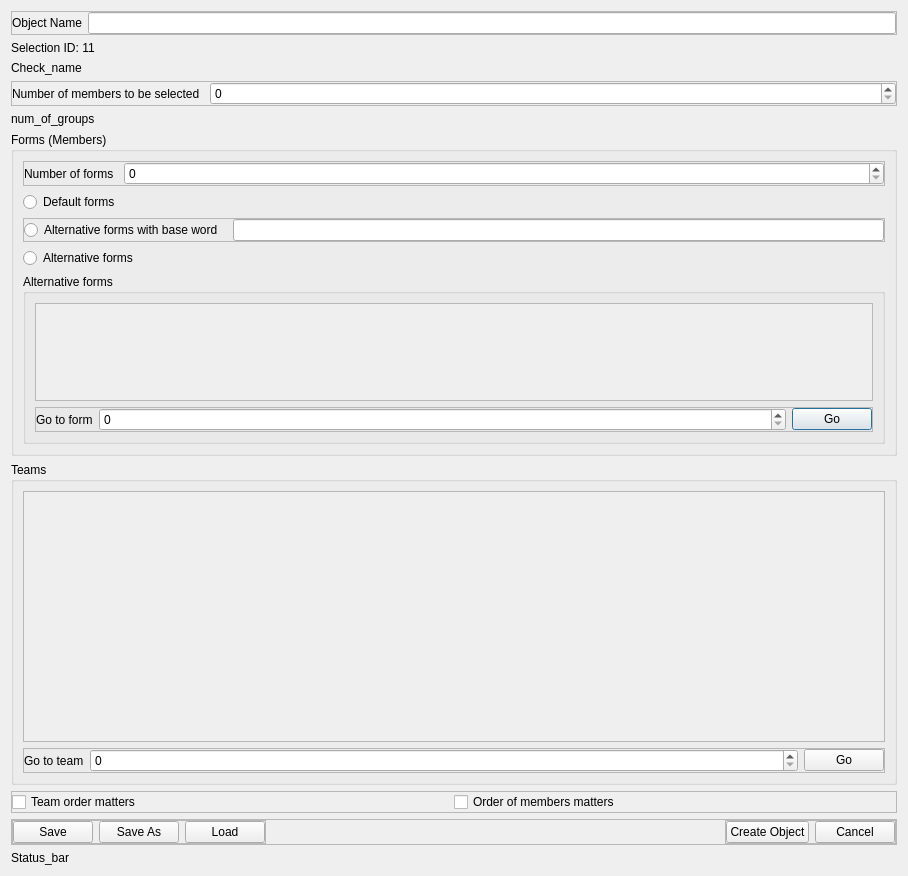
<?xml version="1.0" encoding="UTF-8"?>
<ui version="4.0">
 <class>Dialog</class>
 <widget class="QDialog" name="Dialog">
  <property name="geometry">
   <rect>
    <x>0</x>
    <y>0</y>
    <width>908</width>
    <height>876</height>
   </rect>
  </property>
  <property name="windowTitle">
   <string>Dialog</string>
  </property>
  <layout class="QVBoxLayout" name="verticalLayout">
   <item>
    <widget class="QFrame" name="frame">
     <property name="sizePolicy">
      <sizepolicy hsizetype="Expanding" vsizetype="Fixed">
       <horstretch>0</horstretch>
       <verstretch>0</verstretch>
      </sizepolicy>
     </property>
     <property name="frameShape">
      <enum>QFrame::Shape::StyledPanel</enum>
     </property>
     <property name="frameShadow">
      <enum>QFrame::Shadow::Raised</enum>
     </property>
     <layout class="QHBoxLayout" name="horizontalLayout">
      <property name="leftMargin">
       <number>0</number>
      </property>
      <property name="topMargin">
       <number>0</number>
      </property>
      <property name="rightMargin">
       <number>0</number>
      </property>
      <property name="bottomMargin">
       <number>0</number>
      </property>
      <item>
       <widget class="QLabel" name="label">
        <property name="text">
         <string>Object Name</string>
        </property>
       </widget>
      </item>
      <item>
       <widget class="QLineEdit" name="lineEdit"/>
      </item>
     </layout>
    </widget>
   </item>
   <item>
    <widget class="QLabel" name="label_14">
     <property name="sizePolicy">
      <sizepolicy hsizetype="Fixed" vsizetype="Fixed">
       <horstretch>0</horstretch>
       <verstretch>0</verstretch>
      </sizepolicy>
     </property>
     <property name="text">
      <string>Selection ID: 11</string>
     </property>
    </widget>
   </item>
   <item>
    <widget class="QLabel" name="label_2">
     <property name="sizePolicy">
      <sizepolicy hsizetype="Preferred" vsizetype="Preferred">
       <horstretch>0</horstretch>
       <verstretch>0</verstretch>
      </sizepolicy>
     </property>
     <property name="text">
      <string>Check_name</string>
     </property>
    </widget>
   </item>
   <item>
    <widget class="QFrame" name="frame_9">
     <property name="sizePolicy">
      <sizepolicy hsizetype="Expanding" vsizetype="Fixed">
       <horstretch>0</horstretch>
       <verstretch>0</verstretch>
      </sizepolicy>
     </property>
     <property name="frameShape">
      <enum>QFrame::Shape::StyledPanel</enum>
     </property>
     <property name="frameShadow">
      <enum>QFrame::Shadow::Raised</enum>
     </property>
     <layout class="QHBoxLayout" name="horizontalLayout_8">
      <property name="spacing">
       <number>10</number>
      </property>
      <property name="leftMargin">
       <number>0</number>
      </property>
      <property name="topMargin">
       <number>0</number>
      </property>
      <property name="rightMargin">
       <number>0</number>
      </property>
      <property name="bottomMargin">
       <number>0</number>
      </property>
      <item>
       <widget class="QLabel" name="label_6">
        <property name="sizePolicy">
         <sizepolicy hsizetype="Maximum" vsizetype="Preferred">
          <horstretch>0</horstretch>
          <verstretch>0</verstretch>
         </sizepolicy>
        </property>
        <property name="text">
         <string>Number of members to be selected</string>
        </property>
       </widget>
      </item>
      <item>
       <widget class="QSpinBox" name="spin_box_2"/>
      </item>
     </layout>
    </widget>
   </item>
   <item>
    <widget class="QLabel" name="label_8">
     <property name="text">
      <string>num_of_groups</string>
     </property>
    </widget>
   </item>
   <item>
    <widget class="QGroupBox" name="groupBox_2">
     <property name="sizePolicy">
      <sizepolicy hsizetype="Expanding" vsizetype="Expanding">
       <horstretch>0</horstretch>
       <verstretch>0</verstretch>
      </sizepolicy>
     </property>
     <property name="title">
      <string>Forms (Members)</string>
     </property>
     <layout class="QVBoxLayout" name="verticalLayout_4">
      <item>
       <widget class="QFrame" name="frame_7">
        <property name="sizePolicy">
         <sizepolicy hsizetype="Expanding" vsizetype="Fixed">
          <horstretch>0</horstretch>
          <verstretch>0</verstretch>
         </sizepolicy>
        </property>
        <property name="frameShape">
         <enum>QFrame::Shape::StyledPanel</enum>
        </property>
        <property name="frameShadow">
         <enum>QFrame::Shadow::Raised</enum>
        </property>
        <layout class="QHBoxLayout" name="horizontalLayout_6">
         <property name="spacing">
          <number>10</number>
         </property>
         <property name="leftMargin">
          <number>0</number>
         </property>
         <property name="topMargin">
          <number>0</number>
         </property>
         <property name="rightMargin">
          <number>0</number>
         </property>
         <property name="bottomMargin">
          <number>0</number>
         </property>
         <item>
          <widget class="QLabel" name="label_4">
           <property name="sizePolicy">
            <sizepolicy hsizetype="Maximum" vsizetype="Preferred">
             <horstretch>0</horstretch>
             <verstretch>0</verstretch>
            </sizepolicy>
           </property>
           <property name="text">
            <string>Number of forms</string>
           </property>
          </widget>
         </item>
         <item>
          <widget class="QSpinBox" name="spin_box"/>
         </item>
        </layout>
       </widget>
      </item>
      <item>
       <widget class="QRadioButton" name="radioButton_4">
        <property name="text">
         <string>Default forms</string>
        </property>
       </widget>
      </item>
      <item>
       <widget class="QFrame" name="frame_8">
        <property name="frameShape">
         <enum>QFrame::Shape::StyledPanel</enum>
        </property>
        <property name="frameShadow">
         <enum>QFrame::Shadow::Raised</enum>
        </property>
        <layout class="QHBoxLayout" name="horizontalLayout_5">
         <property name="spacing">
          <number>10</number>
         </property>
         <property name="leftMargin">
          <number>0</number>
         </property>
         <property name="topMargin">
          <number>0</number>
         </property>
         <property name="rightMargin">
          <number>0</number>
         </property>
         <property name="bottomMargin">
          <number>0</number>
         </property>
         <item>
          <widget class="QRadioButton" name="radioButton_5">
           <property name="text">
            <string>Alternative forms with base word</string>
           </property>
          </widget>
         </item>
         <item>
          <widget class="QLineEdit" name="lineEdit_2"/>
         </item>
        </layout>
       </widget>
      </item>
      <item>
       <widget class="QRadioButton" name="radioButton_6">
        <property name="text">
         <string>Alternative forms</string>
        </property>
       </widget>
      </item>
      <item>
       <widget class="QGroupBox" name="groupBox_4">
        <property name="sizePolicy">
         <sizepolicy hsizetype="Expanding" vsizetype="Expanding">
          <horstretch>0</horstretch>
          <verstretch>0</verstretch>
         </sizepolicy>
        </property>
        <property name="title">
         <string>Alternative forms</string>
        </property>
        <layout class="QVBoxLayout" name="verticalLayout_7">
         <item>
          <widget class="QScrollArea" name="scrollArea">
           <property name="horizontalScrollBarPolicy">
            <enum>Qt::ScrollBarPolicy::ScrollBarAlwaysOff</enum>
           </property>
           <property name="widgetResizable">
            <bool>true</bool>
           </property>
           <widget class="QWidget" name="widget">
            <property name="geometry">
             <rect>
              <x>0</x>
              <y>0</y>
              <width>848</width>
              <height>100</height>
             </rect>
            </property>
            <property name="sizePolicy">
             <sizepolicy hsizetype="Expanding" vsizetype="Expanding">
              <horstretch>0</horstretch>
              <verstretch>0</verstretch>
             </sizepolicy>
            </property>
            <layout class="QVBoxLayout" name="verticalLayout_8">
             <property name="spacing">
              <number>3</number>
             </property>
             <property name="leftMargin">
              <number>2</number>
             </property>
             <property name="topMargin">
              <number>2</number>
             </property>
             <property name="rightMargin">
              <number>2</number>
             </property>
             <property name="bottomMargin">
              <number>2</number>
             </property>
            </layout>
           </widget>
          </widget>
         </item>
         <item>
          <widget class="QFrame" name="frame_13">
           <property name="frameShape">
            <enum>QFrame::Shape::StyledPanel</enum>
           </property>
           <property name="frameShadow">
            <enum>QFrame::Shadow::Raised</enum>
           </property>
           <layout class="QHBoxLayout" name="horizontalLayout_12" stretch="0,7,0">
            <property name="leftMargin">
             <number>0</number>
            </property>
            <property name="topMargin">
             <number>0</number>
            </property>
            <property name="rightMargin">
             <number>0</number>
            </property>
            <property name="bottomMargin">
             <number>0</number>
            </property>
            <item>
             <widget class="QLabel" name="label_3">
              <property name="text">
               <string>Go to form</string>
              </property>
             </widget>
            </item>
            <item>
             <widget class="QSpinBox" name="spinBox"/>
            </item>
            <item>
             <widget class="QPushButton" name="pushButton_3">
              <property name="text">
               <string>Go</string>
              </property>
             </widget>
            </item>
           </layout>
          </widget>
         </item>
        </layout>
       </widget>
      </item>
     </layout>
    </widget>
   </item>
   <item>
    <widget class="QGroupBox" name="groupBox_5">
     <property name="sizePolicy">
      <sizepolicy hsizetype="Expanding" vsizetype="Expanding">
       <horstretch>0</horstretch>
       <verstretch>0</verstretch>
      </sizepolicy>
     </property>
     <property name="title">
      <string>Teams</string>
     </property>
     <layout class="QVBoxLayout" name="verticalLayout_9">
      <item>
       <widget class="QScrollArea" name="scrollArea_2">
        <property name="horizontalScrollBarPolicy">
         <enum>Qt::ScrollBarPolicy::ScrollBarAlwaysOff</enum>
        </property>
        <property name="widgetResizable">
         <bool>true</bool>
        </property>
        <widget class="QWidget" name="widget_2">
         <property name="geometry">
          <rect>
           <x>0</x>
           <y>0</y>
           <width>868</width>
           <height>250</height>
          </rect>
         </property>
         <property name="sizePolicy">
          <sizepolicy hsizetype="Expanding" vsizetype="Expanding">
           <horstretch>0</horstretch>
           <verstretch>0</verstretch>
          </sizepolicy>
         </property>
         <layout class="QVBoxLayout" name="verticalLayout_10">
          <property name="spacing">
           <number>3</number>
          </property>
          <property name="leftMargin">
           <number>2</number>
          </property>
          <property name="topMargin">
           <number>2</number>
          </property>
          <property name="rightMargin">
           <number>2</number>
          </property>
          <property name="bottomMargin">
           <number>2</number>
          </property>
         </layout>
        </widget>
       </widget>
      </item>
      <item>
       <widget class="QFrame" name="frame_14">
        <property name="frameShape">
         <enum>QFrame::Shape::StyledPanel</enum>
        </property>
        <property name="frameShadow">
         <enum>QFrame::Shadow::Raised</enum>
        </property>
        <layout class="QHBoxLayout" name="horizontalLayout_13" stretch="0,7,0">
         <property name="leftMargin">
          <number>0</number>
         </property>
         <property name="topMargin">
          <number>0</number>
         </property>
         <property name="rightMargin">
          <number>0</number>
         </property>
         <property name="bottomMargin">
          <number>0</number>
         </property>
         <item>
          <widget class="QLabel" name="label_5">
           <property name="text">
            <string>Go to team</string>
           </property>
          </widget>
         </item>
         <item>
          <widget class="QSpinBox" name="spinBox_2"/>
         </item>
         <item>
          <widget class="QPushButton" name="pushButton_7">
           <property name="text">
            <string>Go</string>
           </property>
          </widget>
         </item>
        </layout>
       </widget>
      </item>
     </layout>
    </widget>
   </item>
   <item>
    <widget class="QFrame" name="frame_5">
     <property name="frameShape">
      <enum>QFrame::Shape::StyledPanel</enum>
     </property>
     <property name="frameShadow">
      <enum>QFrame::Shadow::Raised</enum>
     </property>
     <layout class="QHBoxLayout" name="horizontalLayout_7">
      <property name="spacing">
       <number>0</number>
      </property>
      <property name="leftMargin">
       <number>0</number>
      </property>
      <property name="topMargin">
       <number>0</number>
      </property>
      <property name="rightMargin">
       <number>0</number>
      </property>
      <property name="bottomMargin">
       <number>0</number>
      </property>
      <item>
       <widget class="QCheckBox" name="checkBox_2">
        <property name="text">
         <string>Team order matters</string>
        </property>
       </widget>
      </item>
      <item>
       <widget class="QCheckBox" name="checkBox">
        <property name="text">
         <string>Order of members matters</string>
        </property>
       </widget>
      </item>
     </layout>
    </widget>
   </item>
   <item>
    <widget class="QFrame" name="frame_2">
     <property name="frameShape">
      <enum>QFrame::Shape::StyledPanel</enum>
     </property>
     <property name="frameShadow">
      <enum>QFrame::Shadow::Raised</enum>
     </property>
     <layout class="QHBoxLayout" name="horizontalLayout_2">
      <property name="leftMargin">
       <number>0</number>
      </property>
      <property name="topMargin">
       <number>0</number>
      </property>
      <property name="rightMargin">
       <number>0</number>
      </property>
      <property name="bottomMargin">
       <number>0</number>
      </property>
      <item alignment="Qt::AlignmentFlag::AlignLeft">
       <widget class="QFrame" name="frame_3">
        <property name="frameShape">
         <enum>QFrame::Shape::StyledPanel</enum>
        </property>
        <property name="frameShadow">
         <enum>QFrame::Shadow::Raised</enum>
        </property>
        <layout class="QHBoxLayout" name="horizontalLayout_3">
         <property name="leftMargin">
          <number>0</number>
         </property>
         <property name="topMargin">
          <number>0</number>
         </property>
         <property name="rightMargin">
          <number>0</number>
         </property>
         <property name="bottomMargin">
          <number>0</number>
         </property>
         <item>
          <widget class="QPushButton" name="pushButton_4">
           <property name="text">
            <string>Save</string>
           </property>
          </widget>
         </item>
         <item>
          <widget class="QPushButton" name="pushButton_5">
           <property name="text">
            <string>Save As</string>
           </property>
          </widget>
         </item>
         <item>
          <widget class="QPushButton" name="pushButton_6">
           <property name="text">
            <string>Load</string>
           </property>
          </widget>
         </item>
        </layout>
       </widget>
      </item>
      <item alignment="Qt::AlignmentFlag::AlignRight">
       <widget class="QFrame" name="frame_4">
        <property name="frameShape">
         <enum>QFrame::Shape::StyledPanel</enum>
        </property>
        <property name="frameShadow">
         <enum>QFrame::Shadow::Raised</enum>
        </property>
        <layout class="QHBoxLayout" name="horizontalLayout_4" stretch="1,1">
         <property name="leftMargin">
          <number>0</number>
         </property>
         <property name="topMargin">
          <number>0</number>
         </property>
         <property name="rightMargin">
          <number>0</number>
         </property>
         <property name="bottomMargin">
          <number>0</number>
         </property>
         <item>
          <widget class="QPushButton" name="pushButton">
           <property name="text">
            <string>Create Object</string>
           </property>
          </widget>
         </item>
         <item>
          <widget class="QPushButton" name="pushButton_2">
           <property name="text">
            <string>Cancel</string>
           </property>
          </widget>
         </item>
        </layout>
       </widget>
      </item>
     </layout>
    </widget>
   </item>
   <item>
    <widget class="QLabel" name="label_7">
     <property name="text">
      <string>Status_bar</string>
     </property>
    </widget>
   </item>
  </layout>
 </widget>
 <resources/>
 <connections/>
</ui>
